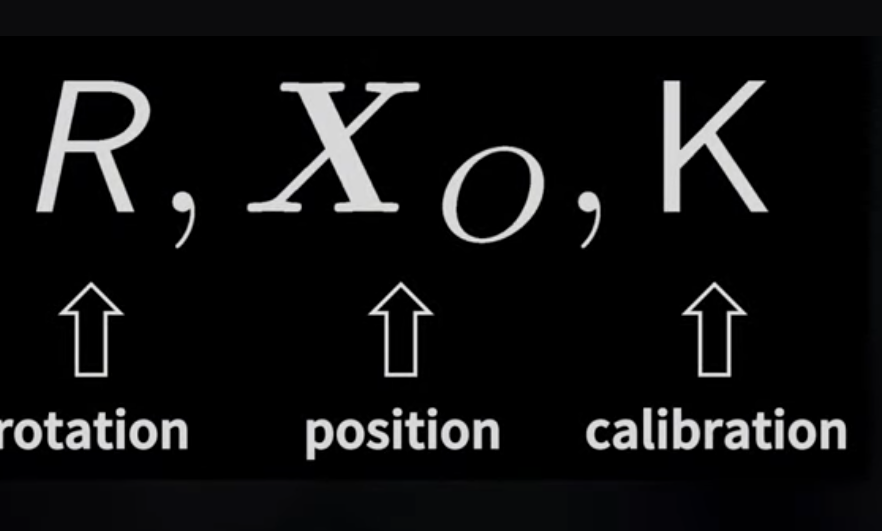
//> input picture note/DLT/assets/RXKpng.png, 882 x 531 px, given in place of the camera
$ ./main   (built with g++ and OpenCV 4)
//> lines starting //> are read from the running program, lines starting //| are printed output that depends on the picture; after the words box and inside, x2 and y2 are one past the last pixel; in counts of white or black regions, pixels touching at a corner belong together
#include <opencv2/opencv.hpp>
#include <opencv2/features2d.hpp>
#include <opencv2/highgui.hpp>
#include <opencv2/imgproc.hpp>
#include <iostream>
#include <vector>
#include <chrono>

class RobustCornerDetector {
private:
    int threshold;
    bool nonmaxSuppression;
    cv::Ptr<cv::FastFeatureDetector> fastDetector;
    cv::Ptr<cv::BFMatcher> matcher;
    cv::Ptr<cv::BRISK> brisk;

    const int MAX_FEATURES = 500;
    const float RATIO_THRESHOLD = 0.7f;
    const int MIN_MATCHES = 10;

public:
    RobustCornerDetector(int threshold = 40, bool nonmaxSuppression = true)
        : threshold(threshold), nonmaxSuppression(nonmaxSuppression) {
//> further down, frame is the input picture: 531 rows x 882 cols, CV_8UC3; mean B, G, R 18.4, 18, 17.9
        fastDetector = cv::FastFeatureDetector::create(threshold, nonmaxSuppression);
        matcher = cv::BFMatcher::create(cv::NORM_HAMMING, false);
        brisk = cv::BRISK::create();
    }

    struct ProcessingResult {
        std::vector<cv::KeyPoint> keypoints;
        double processingTime;
        cv::Mat outputImage;
    };

    ProcessingResult processFrame(const cv::Mat& frame) {
        auto startTime = std::chrono::high_resolution_clock::now();
        ProcessingResult result;

        if (frame.empty()) {
            std::cout << "Warning: Empty frame received" << std::endl;
            return result;
        }

        cv::Mat grayFrame;
        if (frame.channels() == 3) {
            cv::cvtColor(frame, grayFrame, cv::COLOR_BGR2GRAY);
        } else {
            grayFrame = frame.clone();
        }

        std::vector<cv::KeyPoint> keypoints;
        fastDetector->detect(grayFrame, keypoints);
//> keypoints = 440 keypoints; strongest (x, y, size): (177, 246, 7), (377, 427, 7), (738, 428, 7), (80, 428, 7)

        if (keypoints.size() > MAX_FEATURES) {
            std::sort(keypoints.begin(), keypoints.end(),
                     [](const cv::KeyPoint& a, const cv::KeyPoint& b) {
                         return a.response > b.response;
                     });
            keypoints.resize(MAX_FEATURES);
        }

        result.outputImage = frame.clone();

        for (const auto& kp : keypoints) {
            cv::circle(result.outputImage, kp.pt, 3, cv::Scalar(0, 255, 0), 2);
            std::string str = std::to_string(static_cast<int>(kp.response));
            cv::putText(result.outputImage, str, kp.pt + cv::Point2f(5, 5),
                       cv::FONT_HERSHEY_SIMPLEX, 0.5, cv::Scalar(0, 255, 0), 1);
        }
//> this loop made 440 passes
//> (kp, str) on passes 1 to 3: (keypoint at (748, 80), size 7, "71"), (keypoint at (64, 81), size 7, "80"), (keypoint at (664, 81), size 7, "114")
//> pass 3, in processFrame, `cv::putText(result.outputImage, str, kp.pt + cv::Point2f(5, 5), cv::FO..`:
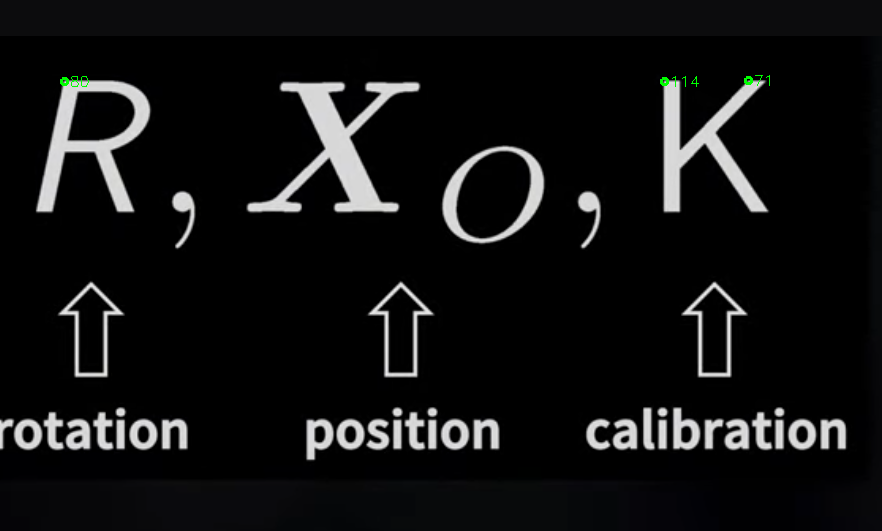
//> result.outputImage: 531 rows x 882 cols, CV_8UC3; mean B, G, R 18.3, 18.1, 17.9
//> after the loop:
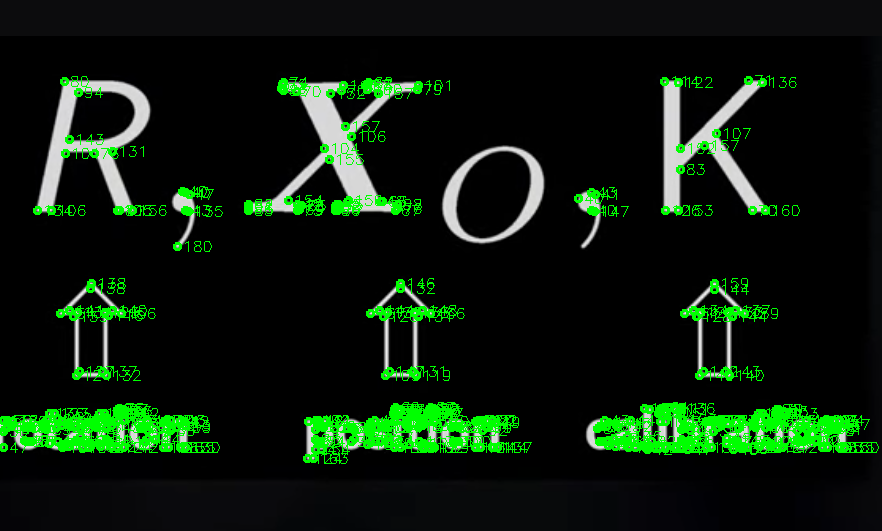
//> result.outputImage: 531 rows x 882 cols, CV_8UC3; 6.64% of pixels changed, all inside (x1, y1, x2, y2) = (0, 77, 879, 464)

        auto endTime = std::chrono::high_resolution_clock::now();
        auto duration = std::chrono::duration_cast<std::chrono::milliseconds>(endTime - startTime);

        result.keypoints = keypoints;
//> result.keypoints has the same summary as keypoints
        result.processingTime = duration.count();

        return result;
    }

    // [58 lines left out: function getFeatureMatchingVisual, not called in this run]
};

int main() {
    cv::VideoCapture cap(0);
    if (!cap.isOpened()) {
        std::cout << "Error opening camera" << std::endl;
        return -1;
    }

    RobustCornerDetector detector(40);
    cv::Mat prevFrame;
    bool isFirstFrame = true;

    while (true) {
        cv::Mat frame;
        cap >> frame;

        if (frame.empty()) {
            std::cout << "Error: Blank frame" << std::endl;
            break;
        }

        auto result = detector.processFrame(frame);

        std::string timeText = "Processing time: " + std::to_string(result.processingTime) + "ms";
        cv::putText(result.outputImage, timeText, cv::Point(10, 30),
                   cv::FONT_HERSHEY_SIMPLEX, 1.0, cv::Scalar(0, 255, 0), 2);

        std::string cornerText = "Corners: " + std::to_string(result.keypoints.size());
//> cornerText = "Corners: 440"
        cv::putText(result.outputImage, cornerText, cv::Point(10, 60),
                   cv::FONT_HERSHEY_SIMPLEX, 1.0, cv::Scalar(0, 255, 0), 2);

        if (!isFirstFrame) {
            cv::Mat matchingVisual = detector.getFeatureMatchingVisual(prevFrame, frame);
            if (!matchingVisual.empty()) {
                cv::imshow("Feature Matching", matchingVisual);
            }
        }

        frame.copyTo(prevFrame);
        isFirstFrame = false;

        cv::imshow("Robust Corner Detection", result.outputImage);
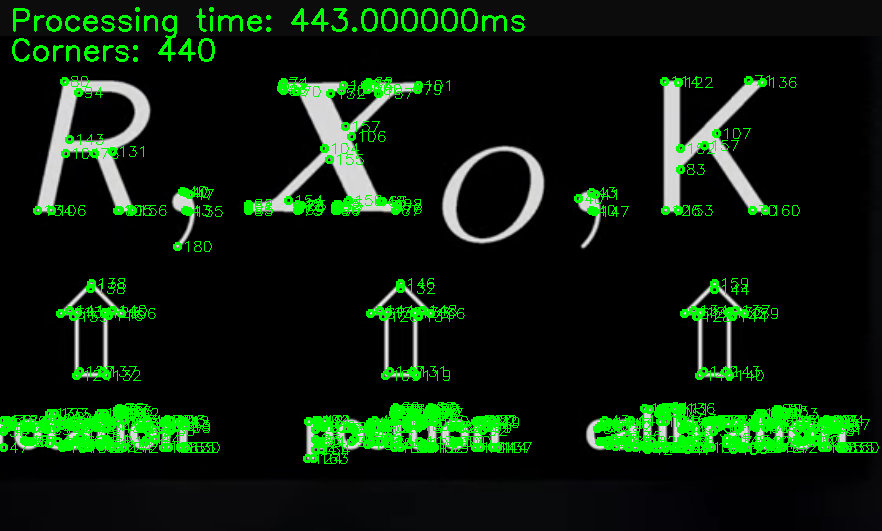
//> window 'Robust Corner Detection': 531 rows x 882 cols, CV_8UC3; mean B, G, R 12.6, 32, 12.2

        if (cv::waitKey(1) == 'q') {
//> the 'q' key is pressed
            break;
        }
    }

    cap.release();
    cv::destroyAllWindows();
    return 0;
}

$ run again, on note/DLT/assets/ap.png
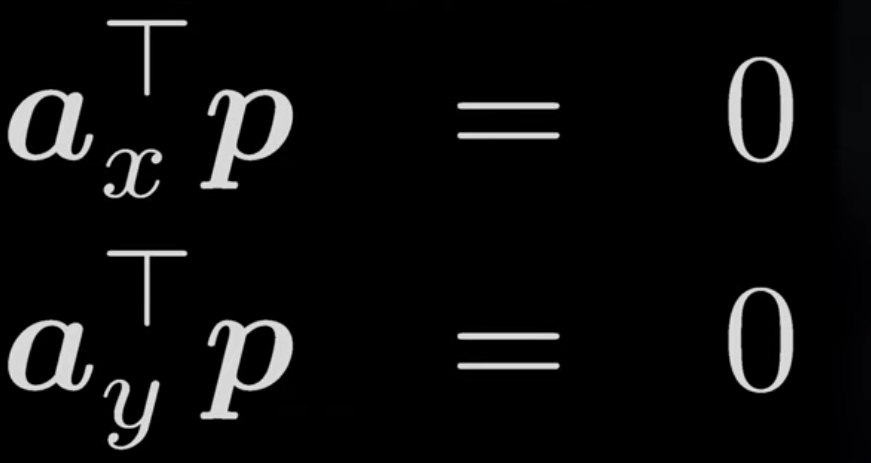
//> input picture note/DLT/assets/ap.png, 871 x 463 px, given in place of the camera
//> frame is the input picture: 463 rows x 871 cols, CV_8UC3; mean B, G, R 12.8, 12.8, 12.7
//> keypoints = 145 keypoints; strongest (x, y, size): (105, 395, 7), (157, 181, 7), (115, 443, 7), (108, 165, 7)
//> the loop in processFrame, `for (const auto& kp : keypoints)` made 145 passes
//> (kp, str) on passes 1 to 8: (keypoint at (185, 22), size 7, "157"), (keypoint at (108, 23), size 7, "160"), (keypoint at (143, 26), size 7, "131"), (keypoint at (151, 27), size 7, "119"), (keypoint at (75, 92), size 7, "41"), (keypoint at (78, 92), size 7, "68"), (keypoint at (67, 94), size 7, "136"), (keypoint at (80, 94), size 7, "49")
//> after the loop in processFrame, `for (const auto& kp : keypoints)`:
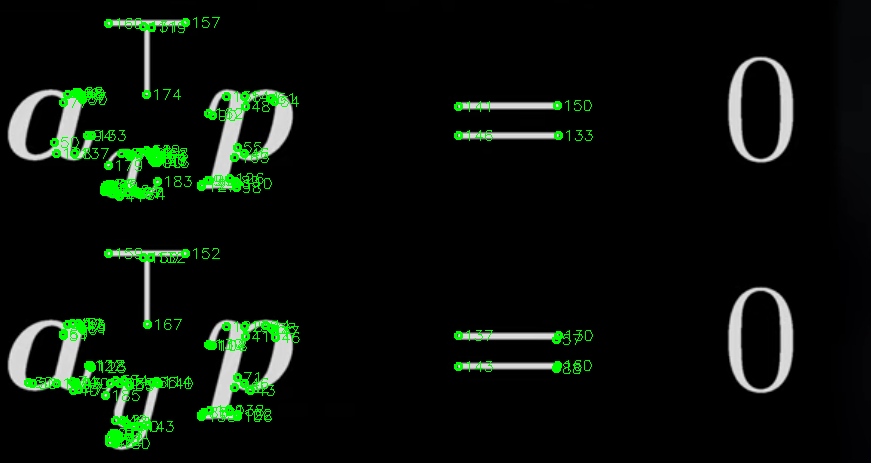
//> result.outputImage: 463 rows x 871 cols, CV_8UC3; mean B, G, R 10.4, 18.2, 10.3
//> result.keypoints has the same summary as keypoints
//> cornerText = "Corners: 145"
//> `cv::imshow("Robust Corner Detection", result.outputImage);`:
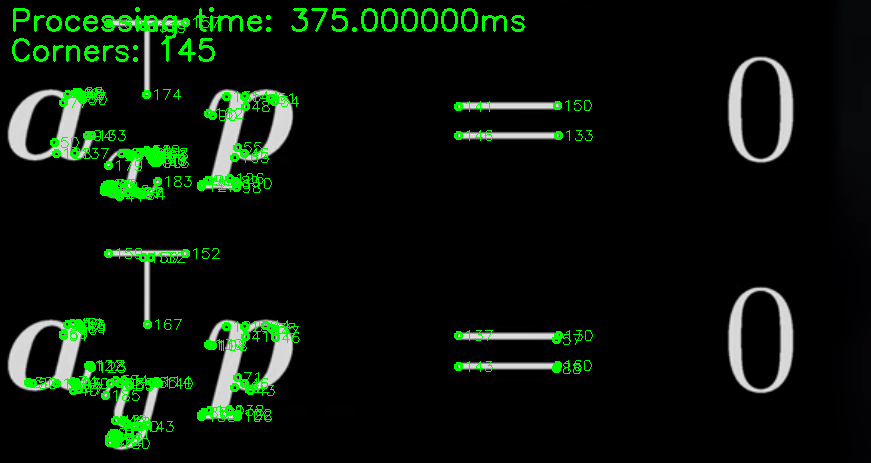
//> window 'Robust Corner Detection': 463 rows x 871 cols, CV_8UC3; mean B, G, R 10.3, 21.1, 10.2

$ run again, on note/DLT/assets/xpx.png
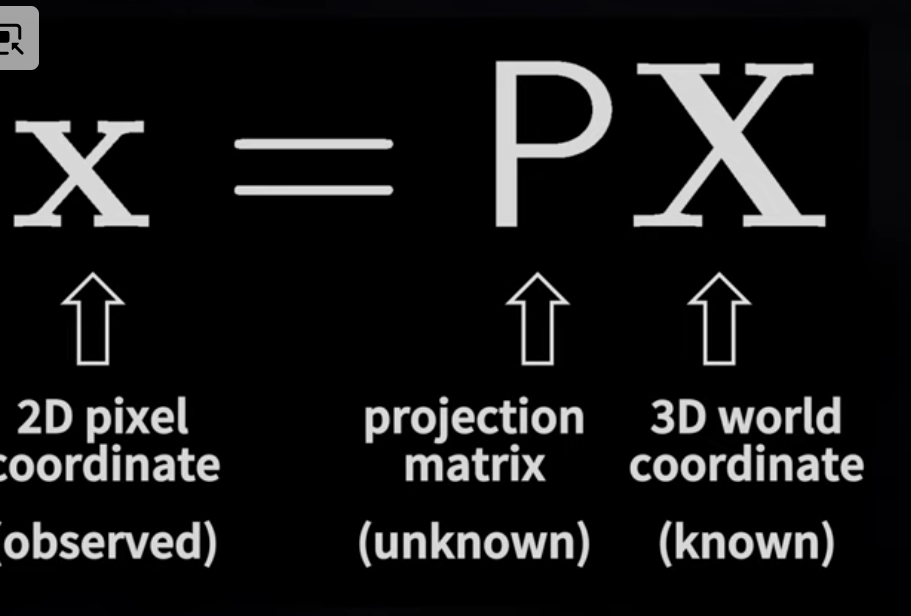
//> input picture note/DLT/assets/xpx.png, 911 x 616 px, given in place of the camera
//> frame is the input picture: 616 rows x 911 cols, CV_8UC3; mean B, G, R 23.6, 23.4, 23.4
//> in processFrame, `fastDetector->detect(grayFrame, keypoints);`: keypoints = 1023 keypoints; strongest (x, y, size): (441, 550, 7), (205, 463, 7), (855, 463, 7), (159, 541, 7)
//> in processFrame, `std::sort(keypoints.begin(), keypoints.end(), [](const cv::KeyPoint& a..`: keypoints = 1023 keypoints; strongest (x, y, size): (441, 550, 7), (205, 463, 7), (159, 541, 7), (855, 463, 7)
//> in processFrame, `keypoints.resize(MAX_FEATURES);`: keypoints = 500 keypoints; strongest (x, y, size): (441, 550, 7), (205, 463, 7), (159, 541, 7), (855, 463, 7)
//> the loop in processFrame, `for (const auto& kp : keypoints)` made 500 passes
//> (kp, str) on passes 1 to 3: (keypoint at (441, 550), size 7, "197"), (keypoint at (205, 463), size 7, "189"), (keypoint at (159, 541), size 7, "185")
//> after the loop in processFrame, `for (const auto& kp : keypoints)`:
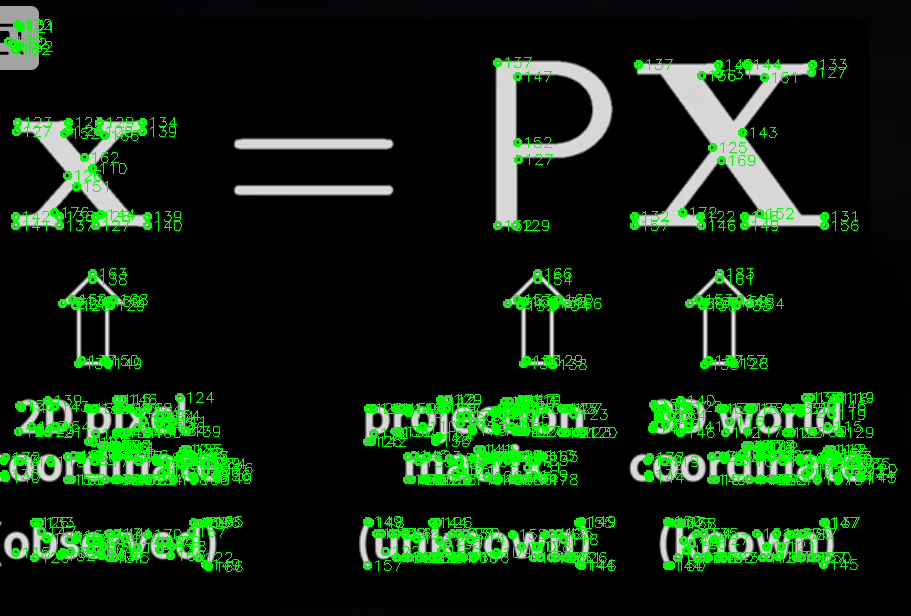
//> result.outputImage: 616 rows x 911 cols, CV_8UC3; mean B, G, R 16.8, 37.9, 16.6
//> result.keypoints has the same summary as keypoints
//> cornerText = "Corners: 500"
//> `cv::imshow("Robust Corner Detection", result.outputImage);`:
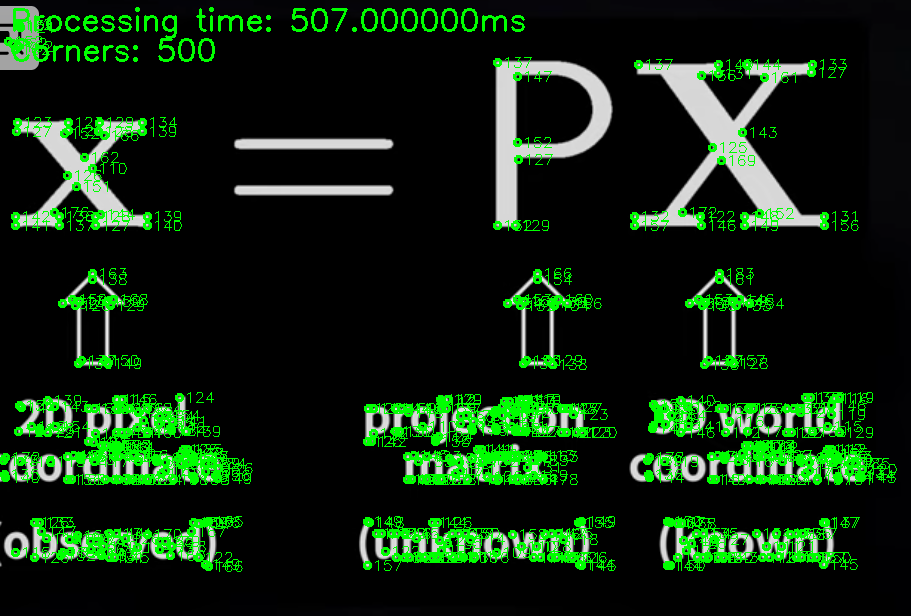
//> window 'Robust Corner Detection': 616 rows x 911 cols, CV_8UC3; mean B, G, R 16.7, 40, 16.5
